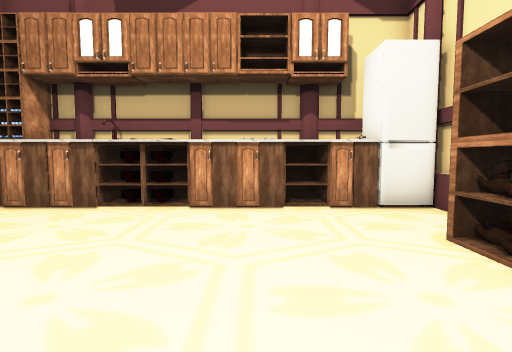
[1] (above)

14 first-person views from a walk through a Unity game level. The camera is 1.2 m above the floor, tilts 4° down and sees 85° across. The floor is counted in squares, 1 m on a side. Each view is taken from the middle of a square. On the plan, view 1 faces up. The plan holds only what a view shows up to about 13 squares ahead; the rest is blank. The place goes on beyond the plan. The player is left out. Some surface patterns are stand-ins.

[2]
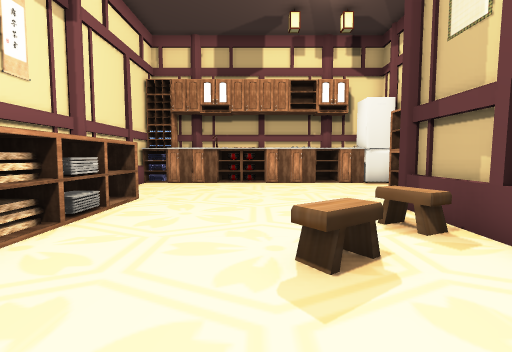

[3]
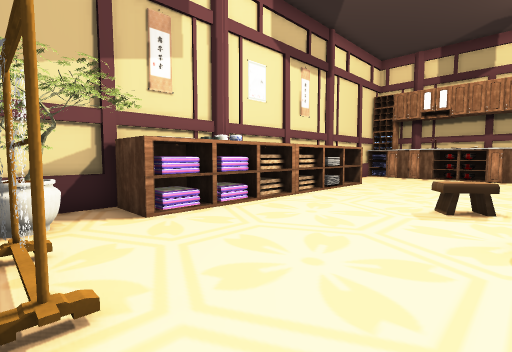

[4]
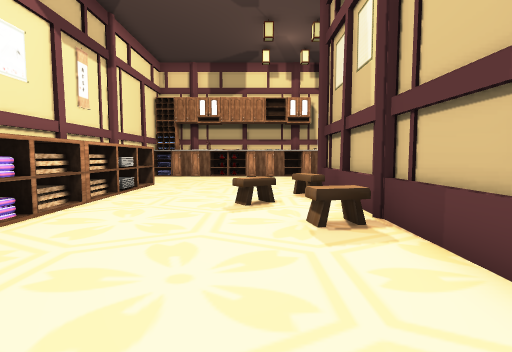

[5]
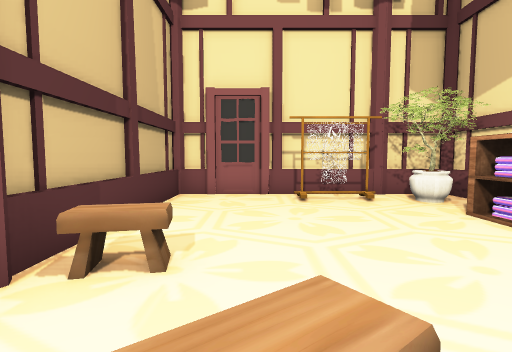

[6]
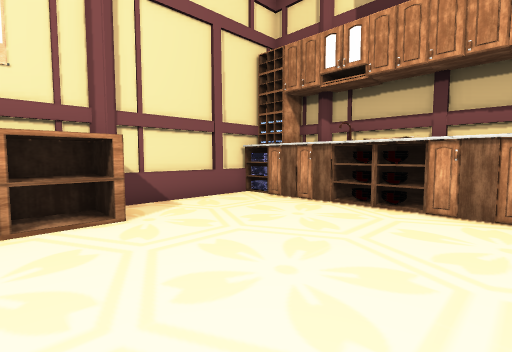

[7]
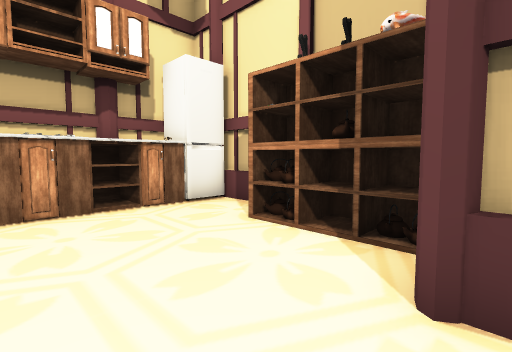

[8]
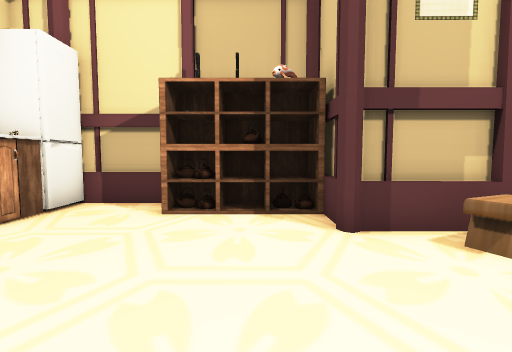

[9]
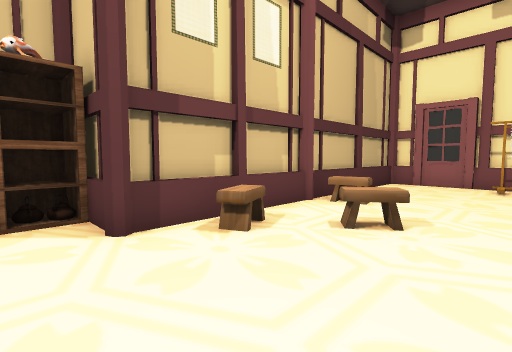

[10]
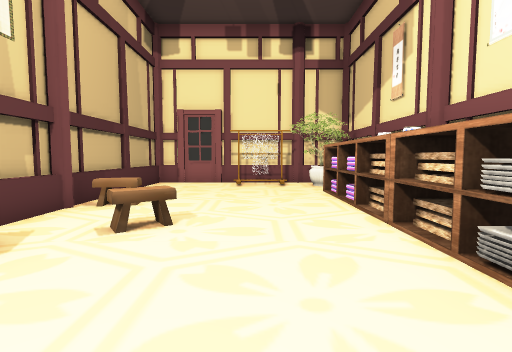

[11]
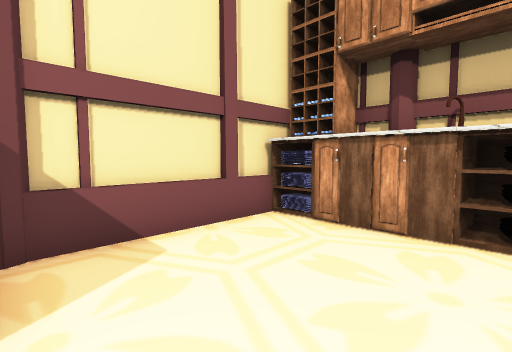

[12]
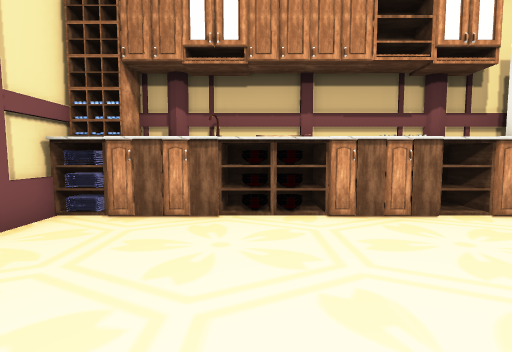

[13]
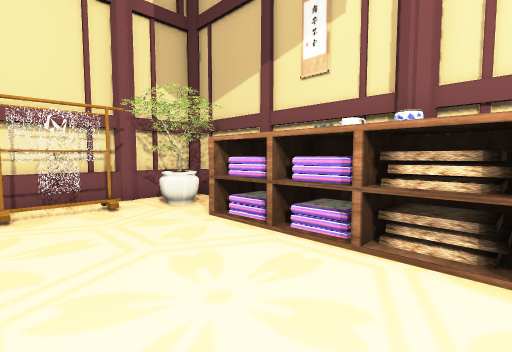

[14]
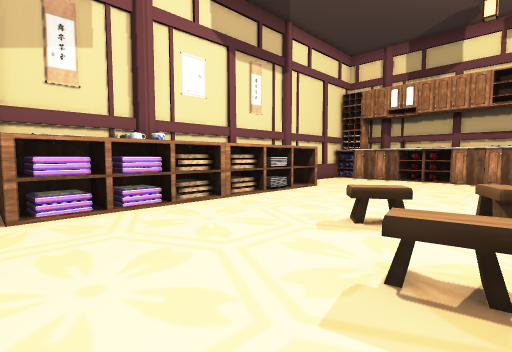

### Floor plan
Points are (right, up) in squares from view 1. A wall is a line through its corners. A room is listed if a view was taken in it or the views show most of it. See-through windows are left out.
Room 1 (views 1, 2, 3, 4, 5, 6, 7, 8, 9, 10, 11, 12, 13, 14)
walls: (-5.2, -1.3) (-6.5, -1.3) (-6.5, -1.8); (-5.2, 0.2) (-6.5, 0.2); (1.6, -2) (1.6, 0.6); (-5.2, -3.1) (-6.5, -3.1) (-6.5, -4.5); (-6, -1.2) (-5.3, -1.2); (-5.2, 1.7) (-6.5, 1.7) (-6.5, 0.4); (-5.3, 2) (-5.3, -6.6); (-6.4, -2.7) (-5.2, -2.7); (2.6, 0.4) (3.5, 0.4); (1.6, -4.4) (1.6, -2.1); (-6.5, -4.6) (-6.5, -7.7); (-5.2, -6.1) (-6.5, -6.1); (-6.5, -6) (-5.3, -6); (1.6, -7.6) (1.6, -4.6); (-7.2, 5.4) (-7.2, 2.4); (1.5, 6.5) (0.4, 6.5); (4.3, 4.4) (4.3, 6.5); (-7, -7.7) (-7, -10.9) (1.4, -10.9) (1.4, 0.6); (-1.6, 7.4) (-1.6, 7.8) (-3.5, 7.8); (-7.2, -7.7) (-7.2, -9.8); (-3.8, -9.6) (-2.7, -9.8); (-3.5, -9.7) (-2.6, -9.6); (-3.8, -9.7) (-2.9, -9.7); (-2.6, 7.9) (-2.6, 6.5) (-3.5, 6.5); (-3.5, -9.8) (-2.2, -9.7); (-3.9, -9.8) (-3.2, -9.6); (-7, 6.5) (-7, 2.3); (-4.4, -9.7) (-2.2, -9.7); (-7.2, 6.5) (-7.2, 5.6); (1.6, 7.4) (1.6, 7.8) (0.8, 7.8); (1.6, -10.3) (1.6, -8.3); (-7.2, -10) (-7.2, -10.9); (0.5, -11.1) (1.4, -11.1); (-4.7, -11.1) (-1.7, -11.1); (-7.1, -11.1) (-5.2, -11.1)
low walls: (1.4, 0.6) (2.5, 0.6); (4.2, 4.4) (4.2, 6.5); (-2.2, -9.7) (-2.2, -9.8)
objects: other object (-6, -10) to (-5, -10); other object (-6, -9); other object (-6, -7); other object (-5, 7); other object (-1, -3); other object (-1, 7) to (-1, 8); other object (0, -5) to (1, -5); other object (0, -2) to (1, -1); other object (0, 7) to (0, 8); other object (2, 7); other object (3, 1); other object (3, 2); other object (3, 3) to (3, 4); other object (3, 7) to (4, 7); other object (4, 2) to (4, 3)

Positions as (right, up) in squares from view 1, and headings:
1: (0, 0), facing up
2: (-2, -6), facing up
3: (0, -10), facing up-left
4: (-1, -10), facing up
5: (-1, -2), facing down
6: (0, 0), facing up-left
7: (-1, 0), facing up-right
8: (-3, 2), facing right
9: (-3, 2), facing down-right
10: (-3, 2), facing down
11: (-3, 2), facing up-left
12: (-3, 1), facing up
13: (-2, -3), facing down-left
14: (1, -8), facing up-left
